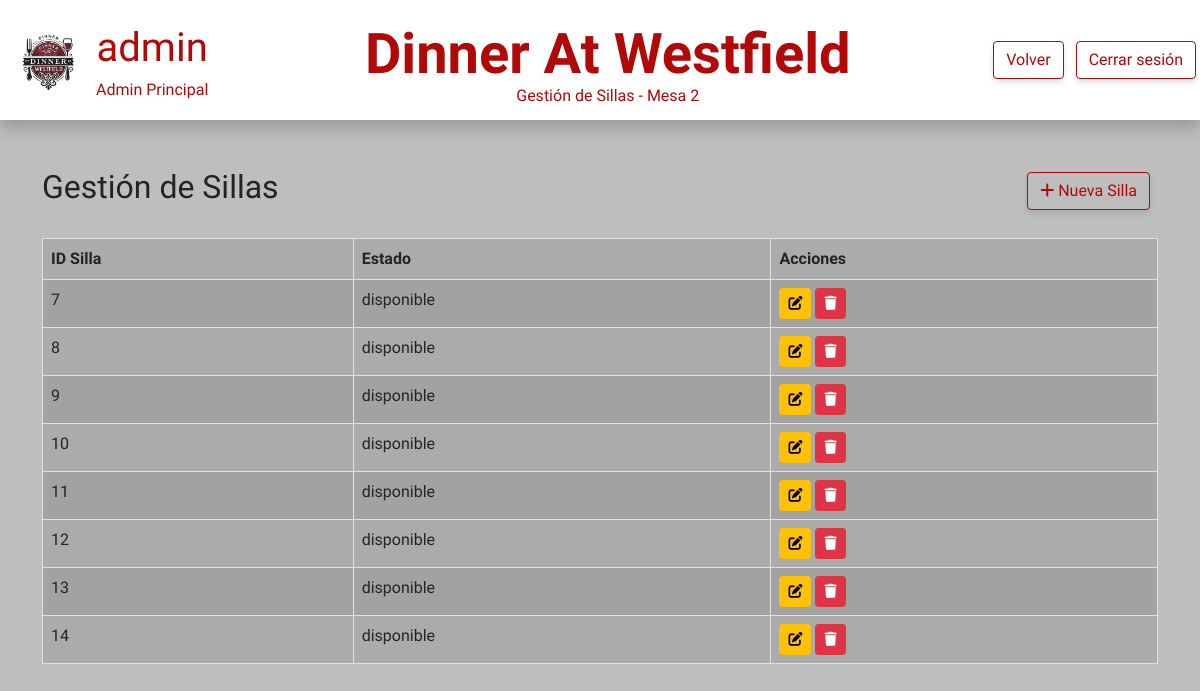
/view/gestionSillas.php?id_mesa=2&id_sala=1 (signed in), run on the app's committed database.
### tables this page shows
CREATE TABLE tbl_sillas (
    id_silla INT AUTO_INCREMENT PRIMARY KEY,
    id_mesa INT NOT NULL,
    estado_silla ENUM('disponible', 'rota') DEFAULT 'disponible'
);

### view/gestionSillas.php (the view, shortened to what this page needs)
<?php
require_once '../php/conexion.php';
$id_mesa = $_SESSION['id_mesa'];
$id_sala = $_SESSION['id_sala'] ?? 0;
$query = "SELECT id_silla, estado_silla FROM tbl_sillas WHERE id_mesa = ?";
$stmt = $conn->prepare($query);
$stmt->execute([$id_mesa]);
$sillas = $stmt->fetchAll(PDO::FETCH_ASSOC);
?>
<!DOCTYPE html>
<html lang="es">
<head>
    <link href="https://cdn.jsdelivr.net/npm/bootstrap@5.0.2/dist/css/bootstrap.min.css" rel="stylesheet">
    <link rel="stylesheet" href="../css/mesas.css">
    <link href="https://cdnjs.cloudflare.com/ajax/libs/font-awesome/6.0.0-beta3/css/all.min.css" rel="stylesheet">
</head>
<body>
    <header id="container_header">
        <div id="container-username">
            <div id="icon_profile_header">
                <img src="../img/logoSinFondo.png" alt="" id="icon_profile">
            </div>
            <div id="username_profile_header">
                <p id="p_username_profile">admin</p>
                <span class="span_subtitle">Admin Principal</span>
            </div>
        </div>
        <div id="container_title_header">
            <h1 id="title_header"><strong>Dinner At Westfield</strong></h1>
            <span class="span_subtitle">Gestión de Sillas - Mesa <?php echo htmlspecialchars($id_mesa); ?></span>
        </div>
        <nav id="nav_header">
            <a href="gestionMesas.php?id_sala=<?php echo $id_sala; ?>" class="btn btn-danger btn_custom_logOut m-1">Volver</a>
            <a href="../php/cerrarSesion.php" class="btn btn-danger btn_custom_logOut m-1">Cerrar sesión</a>
        </nav>
    </header>
    <main class="container mt-5">
        <div id="headerTituloFiltros" class="d-flex justify-content-between align-items-center">
            <h2>Gestión de Sillas</h2>
            <a href="../php/crearSilla.php?id_mesa=<?php echo $id_mesa; ?>" class="btn btn-danger btn_custom_filter me-2">
                <i class="fas fa-plus"></i> Nueva Silla
            </a>
        </div>
        <table class="table table-striped table-bordered mt-4">
            <thead class="table-active">
                <tr>
                    <th>ID Silla</th>
                    <th>Estado</th>
                    <th>Acciones</th>
                </tr>
            </thead>
            <tbody>
                <?php if (!empty($sillas)): ?>
                    <?php foreach ($sillas as $silla): ?>
                        <tr style="background-color: rgba(0, 0, 0, 0.1); cursor: pointer;"
                            onmouseover="this.style.backgroundColor='rgba(0, 0, 0, 0.2)';"
                            onmouseout="this.style.backgroundColor='rgba(0, 0, 0, 0.1)';">
                            <td><?php echo htmlspecialchars($silla['id_silla']); ?></td>
                            <td><?php echo htmlspecialchars($silla['estado_silla']); ?></td>
                            <td>
                                <a href="editarSilla.php?id_silla=<?php echo $silla['id_silla']; ?>&id_mesa=<?php echo $id_mesa; ?>"
                                   class="btn btn-warning btn-sm">
                                    <i class="fas fa-edit"></i>
                                </a>
                                <button onclick="confirmarEliminar(<?php echo $silla['id_silla']; ?>, <?php echo $id_mesa; ?>)"
                                        class="btn btn-danger btn-sm">
                                    <i class="fas fa-trash"></i>
                                </button>
                            </td>
                        </tr>
                    <?php endforeach; ?>
                <?php else: ?>
                    <tr>
                        <td colspan="3" class="text-center">No hay sillas disponibles en esta mesa.</td>
                    </tr>
                <?php endif; ?>
            </tbody>
        </table>
    </main>
</body>
</html>

### css/mesas.css (style rules this page uses)
html, body { height: 100%; width: 100%; margin: 0; font-family: "Lexend", sans-serif; font-optical-sizing: auto; font-weight: 400; font-style: normal; background-color: rgb(190, 190, 190); }
#container_header { width: 100%; height: 15%; background-color: rgb(255, 255, 255); display: flex; justify-content: space-between; box-shadow: 0 8px 15px rgba(0, 0, 0, 0.2); margin-bottom: 5vh; }
#container-username { display: flex; }
#icon_profile_header, #container_header { display: flex; align-items: center; text-align: center; }
#icon_profile { width: 6vw; margin-left: 1vw; }
#p_username_profile, .span_subtitle, .btn_custom_logOut, .btn_custom_filter, .btn_custom_filterOK { color: rgb(177, 8, 8);; }
#p_username_profile { font-size: 5vh; margin: 0; }
#username_profile_header { margin-left: 1vw; }
#container_title_header { margin-left: 1.5vw; display: flex; flex-direction: column; }
.btn_custom_logOut { border: solid 1px rgb(177, 8, 8); background-color: white; box-shadow: 0 4px 6px rgba(0, 0, 0, 0.1); }
.btn_custom_filter { border: solid 1px rgb(177, 8, 8); background-color: rgb(190, 190, 190); box-shadow: 0 4px 6px rgba(0, 0, 0, 0.1); }
#title_header { all: unset; font-size: 7vh; color: rgb(177, 8, 8); height: 9vh; }
#headerTituloFiltros { width: 100%; display: flex; }

### data on the page
tbl_sillas: id_silla "7", estado_silla "disponible"
tbl_sillas: id_silla "8", estado_silla "disponible"
tbl_sillas: id_silla "9", estado_silla "disponible"
tbl_sillas: id_silla "10", estado_silla "disponible"
tbl_sillas: id_silla "11", estado_silla "disponible"
tbl_sillas: id_silla "12", estado_silla "disponible"
tbl_sillas: id_silla "13", estado_silla "disponible"
tbl_sillas: id_silla "14", estado_silla "disponible"

### other printed values
$id_mesa "2"
